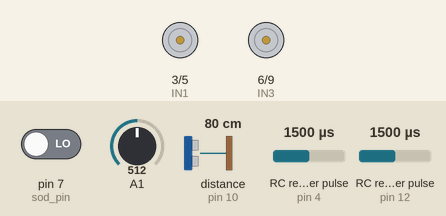
A sketch run on a simulated Arduino Uno, built with avr-gcc and run on an emulated ATmega328P. Shown: motor-driver pin pairs drawn as motors (green arrow = first pin HIGH = forward, orange = second pin HIGH = backward, longer = more drive). Wiring (inferred from the names in the program): ultrasonic range finder: trigger pin 2; echo pin 10; 2 × RC receiver channel: data pin 4 / data pin 12. Inputs (shaded band) come from the test bench; at power-on: RC receiver pulse (sensors on pin 4, pin 12) 1500 µs, pin 7 (sod_pin) LOW, A1 = 512, distance to the obstacle (sensor on pin 10) 80 cm. The echo pulse lasts 58.3 µs per cm; what the sketch prints to the serial monitor is not drawn.

Above: at 1.2 s.
1.3 s: RC receiver pulse (sensor on pin 4) set to 1465 µs
2.8 s: RC receiver pulse (sensor on pin 4) set to 1431 µs
At 3.6 s:
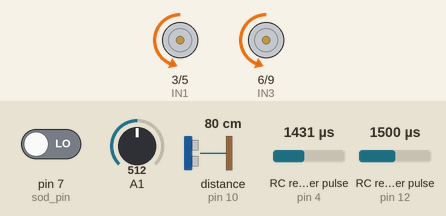
4.4 s: RC receiver pulse (sensor on pin 12) set to 1020 µs
At 4.8 s:
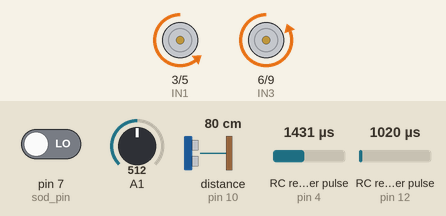
6.0 s: RC receiver pulse (sensor on pin 12) set to 1250 µs
At 7.2 s:
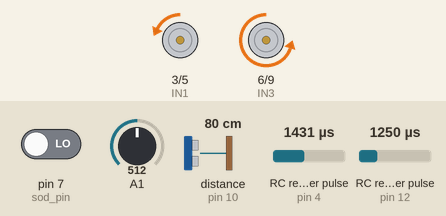
7.6 s: RC receiver pulse (sensor on pin 4) set to 1020 µs
At 8.4 s:
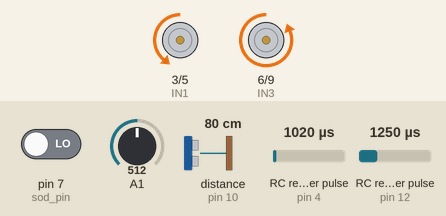
9.2 s: RC receiver pulse (sensor on pin 12) set to 1500 µs
At 9.6 s:
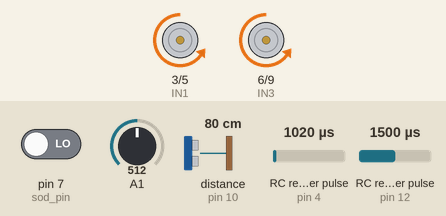
Timing chart, 0 to 11.8 s (numbered marks = the images above; inputs shaded):
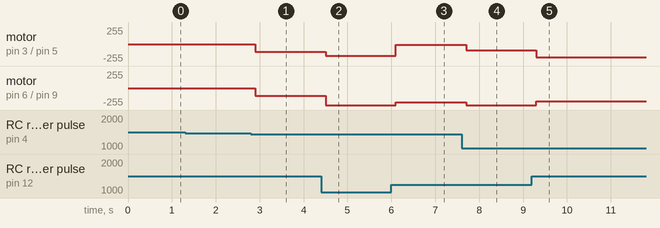

The sketch:

motor.ino
```cpp
// 05-26 Debug: No grouding

// motor pins
const int IN1 = 3;
const int IN2 = 5;
const int IN3 = 6;
const int IN4 = 9;

// led pins
//const byte led1_pin = 13;
//const byte led2_pin = 12;
//const byte led3_pin = 11;
//const byte led4_pin = 4;

// RC Receiver
const byte ch1_pin = 12;
const byte ch2_pin = 4;

// ultraSonic pins
const byte echo_pin = 10;
const byte trig_pin = 2;

// sound detector pin
const byte sod_pin = 7;

byte MSG_STATE = 0;
byte MSG_ID = -1;

byte payload[5];
byte payload_size = 0;

byte arrV[7];
const byte HEADER = 0xAA;
const byte ENDER = 0xAB;
// MSGID LIST
const byte MSGID_XY = 0xF1;
const byte MSGID_SEN = 0xFA;

int ch1RawData = 0;
int ch2RawDate = 0;
int ch1Val = 0;
int ch2Val = 0;

void setup()
{
	Serial.begin(9600);
	pinMode(IN1, OUTPUT);
	pinMode(IN2, OUTPUT);
	pinMode(IN3, OUTPUT);
	pinMode(IN4, OUTPUT);
	pinMode(echo_pin, INPUT);
	pinMode(trig_pin, OUTPUT);
	pinMode(sod_pin, INPUT);

	// turn on leds
	/*digitalWrite(led1_pin, HIGH);
	digitalWrite(led2_pin, HIGH);
	digitalWrite(led3_pin, HIGH);
	digitalWrite(led4_pin, HIGH);*/
	pinMode(ch1_pin, INPUT);
	pinMode(ch2_pin, INPUT);
}

void buzz( ) {
	for (int i = 0; i < 2; i++) {
		tone(8, 150, 500);
		delay(100);
		noTone(8);
	}
}

// Add the main program code into the continuous loop() function
void parseMsg(char c) {
	byte b = (byte)c;
	switch (MSG_STATE) {
	case 0x00:
		//Serial.println("STATE 00");
		if (b == 0xAA) {
			MSG_STATE = 1;
			MSG_ID = -1;
			payload_size = 0;
		}
		break;
	case 0x01:
		MSG_STATE = 2;
		MSG_ID = b;
		break;
	case 0x02:
		if ( b == 0xAB ) {
			MSG_STATE = 0;
		}
		else {
			payload[payload_size++] = b;
		}
		break;
	}
}

void driveMotor() {
	// ch2-x, -+
	// ch1-y, up- down+
	byte base = 100;
	byte maxPow = 255;
	byte step = (maxPow - base) / 100;

	int x, y = 0;

	if ( abs(ch1Val) > 10 || abs(ch2Val) > 10 ) {
		if (ch2Val < 0) {
			// forwards
			x = base + abs(ch2Val)*step + 2 * (ch1Val) * step;
			y = base + abs(ch2Val)*step - 2 * (ch1Val) * step;

			analogWrite(IN1, 0);
			analogWrite(IN2, x );
			analogWrite(IN3, 0);
			analogWrite(IN4, y );
		}
		else {
			// backwards
			x = base + abs(ch2Val)*step + 2 * (ch1Val) * step;
			y = base + abs(ch2Val)*step - 2 * (ch1Val) * step;

			analogWrite(IN1, x);
			analogWrite(IN2, 0);
			analogWrite(IN3, y);
			analogWrite(IN4, 0);
		}
	}
	else {
		analogWrite(IN1, 0);
		analogWrite(IN2, 0);
		analogWrite(IN3, 0);
		analogWrite(IN4, 0);
	}
}

byte readDist() {
	digitalWrite(trig_pin,LOW);
	delayMicroseconds(2);
	digitalWrite(trig_pin, HIGH);
	delayMicroseconds(10);
	digitalWrite(trig_pin, LOW);
	float dist = pulseIn(echo_pin,HIGH)/58.0;
	if (dist > 255) {
		return 255;
	}
	else {
		return (byte)dist;
	}
}

void readSensorAndSendOut() {
	arrV[0] = HEADER;
	arrV[1] = MSGID_SEN;

	// Distance sensor
	arrV[2] = readDist();

	// Temperature sensor
	float temp = (5.0 * analogRead(A1) * 100.0) / 1024;
	int tmpDec = (int)temp;
	float rms = temp - tmpDec;
	int rmd = (int)(rms * 10);
	arrV[3] = (byte)tmpDec;
	arrV[4] = (byte)rmd;

	// sound sensor
	int val = digitalRead(sod_pin);
	arrV[5] = byte(val);
	arrV[6] = ENDER;
	Serial.flush();
	Serial.write(arrV, 7);

}

void executeCMD() {
	driveMotor();
}

void loop()
{
	ch2RawDate = pulseIn(ch2_pin, HIGH);
	ch1RawData = pulseIn(ch1_pin, HIGH);

	ch1Val = map(ch1RawData, 999, 2000, -100, 100);
	ch2Val = map(ch2RawDate, 999, 2000, -100, 100);

	executeCMD();
	// read sensors & send out
	readSensorAndSendOut();
	delay(300);

}

/*void serialEvent() {
	Serial.flush();
	while (Serial.available() > 0) {
		parseMsg(Serial.read());
	}

}*/
```

Measured:
- the behaviour switches between 1449 and 1448 µs on RC receiver pulse (sensor on pin 4) (found by bisection; images 0 and 1)
- after the input at 1.3 s, every drawn part: stays the same
- after the input at 2.8 s, motor on pin 3 (IN1) / pin 5 (IN2), motor on pin 6 (IN3) / pin 9 (IN4): stopped → backward 114/255 after 0.10 s
- after the input at 4.4 s, motor on pin 3 (IN1) / pin 5 (IN2): backward 114/255 → backward 178/255 after 0.10 s; motor on pin 6 (IN3) / pin 9 (IN4): backward 114/255 → backward 255/255 after 0.10 s
- after the input at 6.0 s, motor on pin 3 (IN1) / pin 5 (IN2): backward 178/255 → backward 14/255 after 0.10 s; motor on pin 6 (IN3) / pin 9 (IN4): backward 255/255 → backward 214/255 after 0.10 s
- after the input at 7.6 s, motor on pin 3 (IN1) / pin 5 (IN2): backward 14/255 → backward 96/255 after 0.10 s; motor on pin 6 (IN3) / pin 9 (IN4): backward 214/255 → backward 255/255 after 0.10 s
- after the input at 9.2 s, motor on pin 3 (IN1) / pin 5 (IN2): backward 96/255 → backward 196/255 after 0.10 s; motor on pin 6 (IN3) / pin 9 (IN4): backward 255/255 → backward 196/255 after 0.10 s
